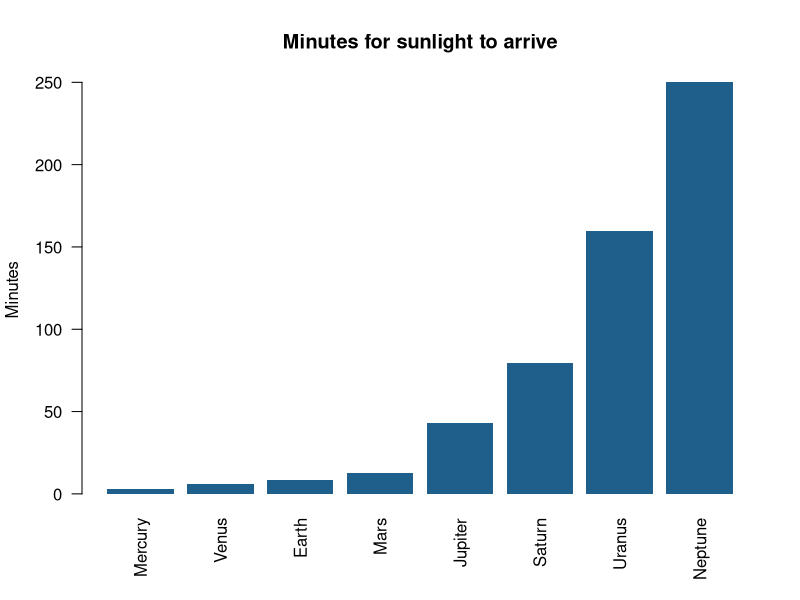

R code for this plot:
# First steps ----
#
# Put the cursor on a line and press Command Return to run it.
# The result appears in the canvas on the right, with a link
# back to this line. Lines that print nothing, such as an
# assignment, get a small check in the margin instead.

1 + 1

# Light travels 299,792.458 kilometers every second, and the Sun is
# about 149.6 million kilometers away. How many minutes does
# sunlight take to reach Earth?
149.6e6 / 299792.458 / 60

# R works on whole vectors at once. These are the planets' average
# distances from the Sun, in astronomical units, where Earth is 1.
distance_au <- c(Mercury = 0.39, Venus = 0.72, Earth = 1.00, Mars = 1.52,
                 Jupiter = 5.20, Saturn = 9.54, Uranus = 19.19, Neptune = 30.07)
distance_au
mean(distance_au)

# Every object you make appears as a small card along the top of the
# canvas. Point at a card to see what it is.
light_minutes <- round(distance_au * 8.32, 1)
light_minutes

# A plot lands in the canvas at full width. Press it to see it
# full size.
barplot(light_minutes, las = 2, col = "#1F5F8B", border = NA,
        main = "Minutes for sunlight to arrive", ylab = "Minutes")

# Type R straight into the box under the script, too. Try
# summary(light_minutes) there, or ?barplot to open its help page.
